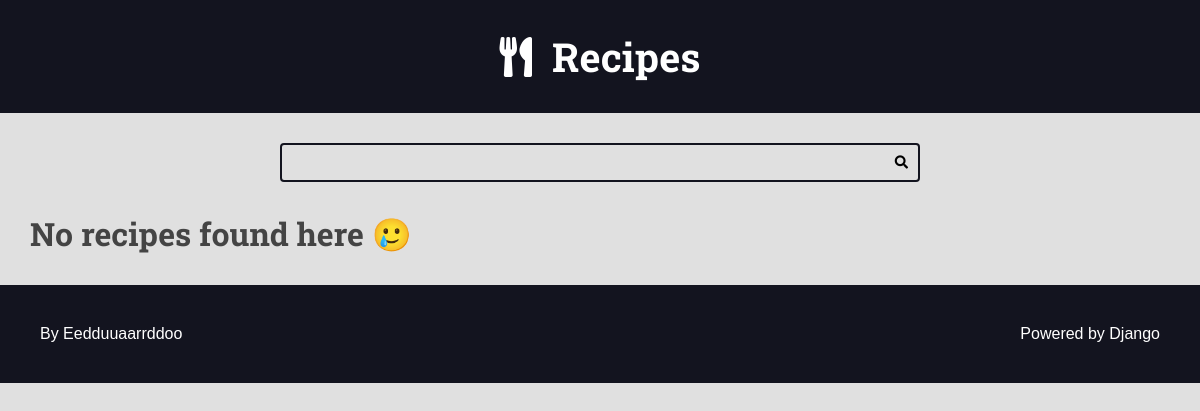
The app's page /, older data.
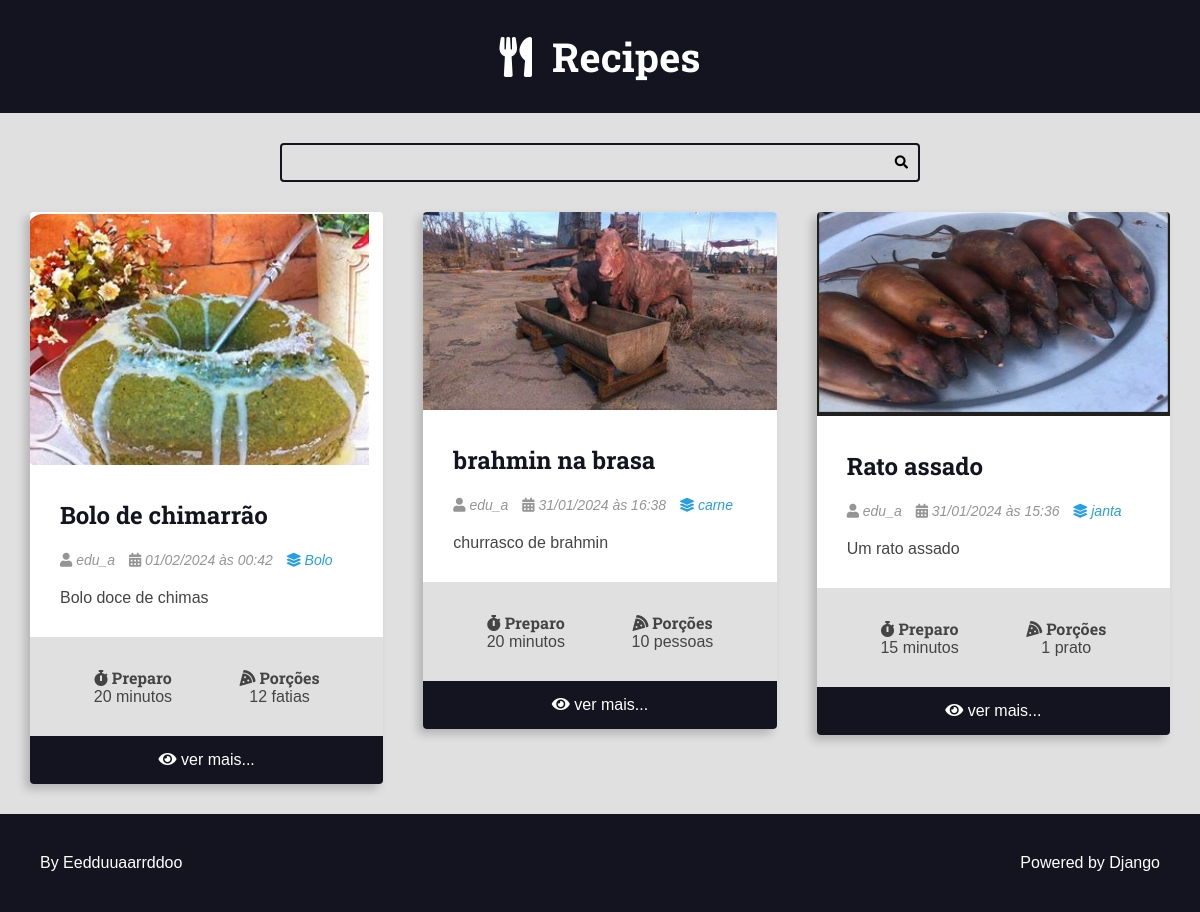
The same page, newer data.
### recipes/models.py (models this page shows, shortened)
class Recipe(models.Model):
    title = models.CharField(max_length=65)
    description = models.CharField(max_length=165)
    slug = models.SlugField()
    preparation_time = models.IntegerField()
    preparation_time_unit = models.CharField(max_length=65)
    servings = models.IntegerField()
    servings_unit = models.CharField(max_length=65)
    preparation_steps = models.TextField()
    preparation_steps_is_html = models.BooleanField(default=False)
    created_at = models.DateTimeField(auto_now_add=True)
    updated_at = models.DateTimeField(auto_now=True)
    is_published = models.BooleanField(default=False)
    cover = models.ImageField(
        upload_to='recipes/covers/%Y/%m/%d/', blank=True, default='')
    category = models.ForeignKey(
        Category, on_delete=models.SET_NULL, null=True,  blank=True ,
        default=None,
    )
    author = models.ForeignKey(
        User, on_delete=models.SET_NULL, null=True
    )

class Category(models.Model):
    name = models.CharField(max_length=65)

### recipes/views.py (the view)
# urls.py: path('', views.home, name="home"),
def home(request):
    recipes = Recipe.objects.filter(
        is_published=True
    ).order_by('-id')
    return render(request, 'recipes/pages/home.html', context={
        'recipes': recipes,
    })

### recipes/templates/recipes/pages/home.html (shortened to what this page needs)
{% extends 'global/base.html' %}
{% block content %}
<div class="main-content main-content-list container">
    {% for recipe in recipes %}
    {% include 'recipes/partials/recipe.html' %}
{% empty %}
    <div class="center m-y">
        <h1>No recipes found here 🥲</h1>
    </div>
{% endfor %}
</div>
{% endblock content %}

### base_templates/global/base.html
{% include 'recipes/partials/head.html' %}
<body>
    {% include 'recipes/partials/header.html' %}
    {% include 'recipes/partials/search.html' %}
    <main class="main-content-container">
        {% block content %}{% endblock content %}
    </main>
    {% include 'recipes/partials/footer.html' %}
</body>
</html>

### recipes/templates/recipes/partials/head.html (shortened to what this page needs)
{% load static %}
<!DOCTYPE html>
<html lang="pt-BR">
<head>
    <link rel="stylesheet" href="https://cdnjs.cloudflare.com/ajax/libs/font-awesome/5.15.4/css/fontawesome.min.css"
 />
    <link rel="stylesheet" href="https://cdnjs.cloudflare.com/ajax/libs/font-awesome/5.15.4/css/brands.min.css"
 />
    <link rel="stylesheet" href="https://cdnjs.cloudflare.com/ajax/libs/font-awesome/5.15.4/css/solid.min.css"
 />
    <link rel="stylesheet" href="{% static 'recipes/css/styles.css'  %} ">
    <link rel="stylesheet" href="{% static 'global/css/global-style.css'  %} ">
</head>

### recipes/templates/recipes/partials/header.html
<header class="main-header-container">
    <div class="main-header container">
        <h1>
            <a class="main-logo" href="{% url 'recipes:home' %}">
                <i class="fas fa-utensils main-logo-icon"></i>
                <span class="main-logo-text">Recipes</span>
            </a>
        </h1>
    </div>
</header>

### recipes/templates/recipes/partials/search.html
<div class="search-container">
    <div class="container">
        <form action="{% url 'recipes:search' %}" method="GET" class="search-form">
            <input type="search" class="search-input" name="q" value="{{ search_term }}" required>
            <button type="submit" class="search-button"><i class="fas fa-search"></i></button>
        </form>
    </div>
</div>

### recipes/templates/recipes/partials/recipe.html (shortened to what this page needs)
<div class="recipe recipe-list-item">
    {% if recipe.cover %}
          <div class="recipe-cover">
              <a href="{% url 'recipes:recipe' recipe.id %}">
                  <img src="{{ recipe.cover.url }}" alt="Temporário">
              </a>
          </div>
      {% endif %}
    <div class="recipe-title-container">
          <h2 class="recipe-title">
              <a href="{% url 'recipes:recipe' recipe.id %}">
                  {{ recipe.title }}
              </a>
          </h2>
      </div>
      <div class="recipe-author">
        {% if recipe.author is not None %}
        <span class="recipe-author-item">
              <i class="fas fa-user"></i>
    {% if recipe.author.first_name %}
                  {{ recipe.author.first_name }} {{ recipe.author.last_name }}
              {% else %}
                  {{ recipe.author.username }}
              {% endif %}
              {% else %}
              Desconhecido
              {% endif %}
            </span>
          <span class="recipe-author-item">
              <i class="fas fa-calendar-alt"></i>
              {{ recipe.created_at|date:"d/m/Y" }} às {{ recipe.created_at|date:"H:i" }}
          </span>
          {% if recipe.category is not None %}
          <span class="recipe-author-item">
    <a href="{% url 'recipes:category' recipe.category.id %}">
                  <i class="fas fa-layer-group"></i>
                  <span>{{ recipe.category.name }}</span>
              </a>
          </span>
          {% endif %}
      </div>
      <div class="recipe-content">
          <p>{{ recipe.description }}</p>
      </div>
      <div class="recipe-meta-container">
          <div class="recipe-meta recipe-preparation">
              <h3 class="recipe-meta-title"><i class="fas fa-stopwatch"></i> Preparo</h3>
              <div class="recipe-meta-text">
                  {{ recipe.preparation_time }} {{ recipe.preparation_time_unit }}
              </div>
          </div>
          <div class="recipe-meta recipe-servings">
              <h3 class="recipe-meta-title"><i class="fas fa-pizza-slice"></i> Porções</h3>
              <div class="recipe-meta-text">
                  {{ recipe.servings }} {{ recipe.servings_unit }}
              </div>
          </div>
      </div>
      {% if is_detail_page is not True %}
          <footer class="recipe-footer">
              <a class="recipe-read-more button button-dark button-full-width" href="{% url 'recipes:recipe' recipe.id %}">
                  <i class="fas fa-eye"></i>
                  <span>ver mais...</span>
              </a>
          </footer>
      {% endif %}
  </div>

### recipes/templates/recipes/partials/footer.html
<footer class="main-footer">
    <div class="developer">
      <a href="https://github.com/eedduuaarrddoo" target="_blank" rel="noreferrer noopener">By Eedduuaarrddoo</a>
    </div>
    <div class="powered">
      <a href="https://www.djangoproject.com/" target="_blank" rel="noreferrer noopener">Powered by Django</a>
    </div>
  </footer>

### recipes/static/recipes/css/styles.css (style rules this page uses)
:root { --color-primary: #269fe6; --color-primary-hover: #2086c2; --color-primary-dark: #13141f; --color-primary-dark-hover: #212336; --color-primary-light: #d4ecfa; --color-primary-light-hover: #bdd8e7; --color-white: #fff; --color-black: #000; --color-dark-text: #444; --color-info-light: #cce5ff; --color-debug-light: #cce5ff; --color-success-light: #d4edda; --color-alert-light: #fff3cd; --color-warning-light: #fff3cd; --color-error-light: #f8d7da; --color-info-dark: #4d86c4; --color-debug-dark: #4d86c4; --color-success-dark: #4a9c5d; --color-alert-dark: #927f40; --color-warning-dark: #927f40; --color-error-dark: #da525d; --color-gray-0: #f9f9f9; --color-gray-1: #e0e0e0; --color-gray-2: #c7c7c7; --color-gray-3: #aeaeae; --color-gray-4: #959595; --color-gray-5: #7d7d7d; --color-gray-6: #646464; --color-gray-7: #4b4b4b; --color-gray-8: #323232; --color-gray-9: #191919; --font-primary: sans-serif; --font-headings: 'Roboto Slab', serif; --spacing-gutter-medium: 3rem; --spacing-gutter-large: 4rem; }
* { padding: 0; margin: 0; box-sizing: border-box; }
html { font-size: 62.5%; }
body { font-size: 1.6rem; font-family: var(--font-primary); background: var(--color-gray-1); color: var(--color-dark-text); }
h1, h2, h3, h4, h5, h6 { font-family: var(--font-headings); }
.container { max-width: 144rem; margin: 0 auto; padding: var(--spacing-gutter-medium); }
.main-header-container { background: var(--color-primary-dark); }
.main-logo { font-size: 4rem; color: var(--color-white); text-decoration: none; display: flex; flex-flow: row nowrap; align-items: center; justify-content: center; width: fit-content; margin: 0 auto; }
.main-logo-icon { margin-right: 2rem; }
.search-form { border: 0.2rem solid var(--color-primary-dark); max-width: 64rem; margin: 0 auto; border-radius: 0.4rem; position: relative; transition: all 300ms ease-in-out; }
.search-input, .search-button { border: none; background: none; outline: none; padding: 1rem; transition: all 300ms ease-in-out; }
.search-input { width: 100%; padding-right: 3rem; }
.search-button { position: absolute; top: 0; right: 0; }
.main-content { padding-top: 0; }
.main-content-list { display: grid; grid-template-columns: repeat(auto-fit, minmax(340px, 1fr)); gap: var(--spacing-gutter-large); }
.recipe { background: var(--color-white); box-shadow: -5px 5px 10px rgba(0, 0, 0, 0.2); transform: scale(1); transition: all 300ms ease-in-out; border-radius: 0.4rem; overflow: hidden; }
.recipe img { max-width: 100%; }
.recipe-list-item { max-width: 64rem; height: fit-content; }
.recipe-title-container { padding: var(--spacing-gutter-medium); padding-bottom: 2rem; }
.recipe-title-container a { text-decoration: none; color: var(--color-primary-dark); }
.recipe-author { padding: 0 var(--spacing-gutter-medium); }
.recipe-content { padding: var(--spacing-gutter-medium); padding-top: 2rem; }
.recipe-author-item { color: var(--color-gray-4); margin-right: 1rem; font-style: italic; font-size: 1.4rem; }
.recipe-author a { color: var(--color-primary); transition: all 300ms ease-in-out; text-decoration: none; }
.recipe-meta-container { display: flex; flex-flow: row wrap; padding: var(--spacing-gutter-medium); background: var(--color-gray-1); }
.recipe-meta { display: flex; flex-flow: column nowrap; flex-shrink: 1; flex-grow: 1; text-align: center; }
.recipe-meta-title { font-size: 1.6rem; }
.recipe-footer a { background: var(--color-primary-dark); display: block; color: var(--color-white); text-decoration: none; text-align: center; padding: 1.5rem var(--spacing-gutter-medium); transition: all 300ms ease-in-out; }
.main-footer { display: flex; align-items: center; justify-content: space-between; background: var(--color-primary-dark); color: var(--color-white); padding: var(--spacing-gutter-large); }
.main-footer a { color: var(--color-white); text-decoration: none; transition: all 300ms ease-in-out; }

Row changes from the older to the newer data that the page shows:
added Recipe: cover (picture), title "Bolo de chimarrão", author.username "edu_a", created_at "01/02/2024", created_at "00:42", category.name "Bolo", description "Bolo doce de chimas", preparation_time "20", preparation_time_unit "minutos", servings "12", servings_unit "fatias"
added Recipe: cover (picture), title "brahmin na brasa", author.username "edu_a", created_at "31/01/2024", created_at "16:38", category.name "carne", description "churrasco de brahmin", preparation_time "20", preparation_time_unit "minutos", servings "10", servings_unit "pessoas"
added Recipe: cover (picture), title "Rato assado", author.username "edu_a", created_at "31/01/2024", created_at "15:36", category.name "janta", description "Um rato assado", preparation_time "15", preparation_time_unit "minutos", servings "1", servings_unit "prato"
Text that changed along with them:
text no longer shown: "No recipes found here 🥲"
